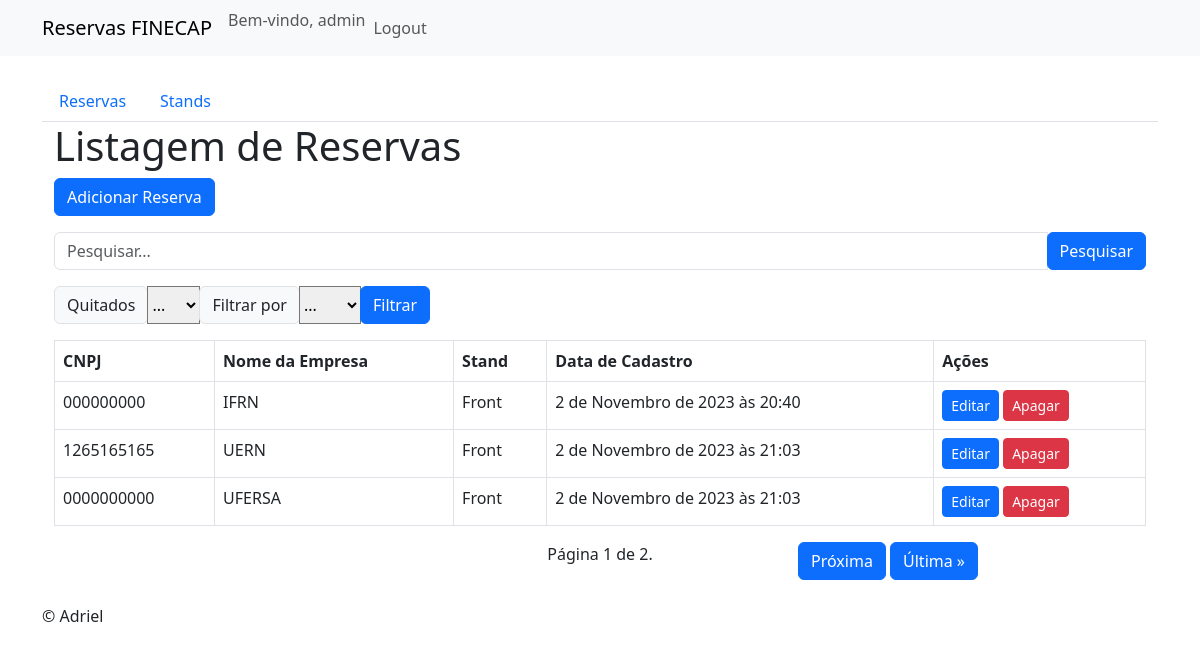
Before: / (signed in) with the older database file.
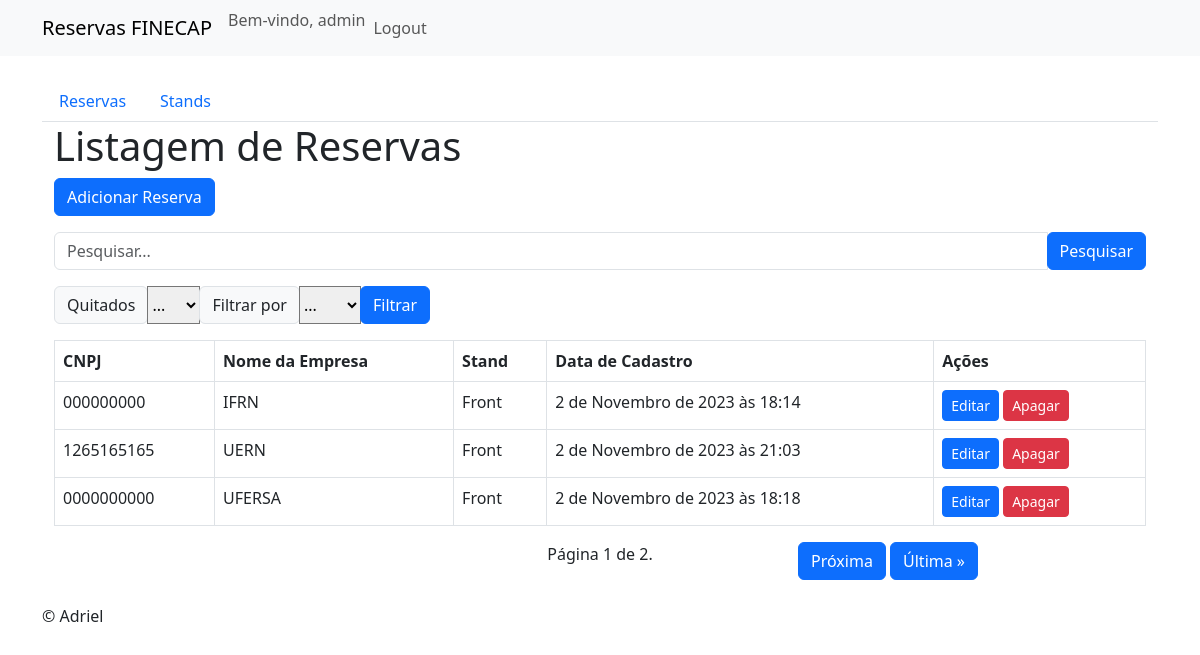
After: the same page with the newer database file.
### main/models.py (models this page shows, shortened)
class Reserva(models.Model):
    cnpj = models.CharField(max_length=20)
    nome_empresa = models.CharField(max_length=200)
    quitado = models.BooleanField(default=False)
    stand = models.ForeignKey(Stand, on_delete=models.CASCADE)
    data_cadastro = models.DateTimeField(auto_now_add=True)

class Stand(models.Model):
    localizacao = models.CharField(max_length=100)
    valor = models.DecimalField(
        verbose_name=("valor"),
        decimal_places=2,
        max_digits=6
    )
    def __str__(self):
        return self.localizacao

### main/views.py (the view, shortened to what this page needs)
# urls.py: path('', ListarReservasView.as_view(), name="listar_reservas"),
class ListarReservasView(LoginRequiredMixin,ListView):
    model = Reserva
    template_name = "finecap/index.html"
    context_object_name = "reservas"
    paginate_by = 3
    ordering = ["data_cadastro"]
    def get_queryset(self):
        filter_stand = self.request.GET.get('stand_filter', '')
        filter_quitado = self.request.GET.get('quitado_filter', '')
        queryset = Reserva.objects.all()
        filter_conditions = Q()
        if filter_quitado == "1":
            filter_conditions &= Q(quitado=True)
        if filter_quitado == "2":
            filter_conditions &= Q(quitado=False)
        stand_filters = {
            "1": "Front",
            "2": "Back",
            "3": "Left",
            "4": "Right",
        }
        if filter_stand in stand_filters:
            filter_conditions &= Q(stand__localizacao=stand_filters[filter_stand])
        if filter_conditions:
            queryset = queryset.filter(filter_conditions)
        else:
            queryset = Reserva.objects.all()
        return queryset
    def get_context_data(self, **kwargs):
        context = super().get_context_data(**kwargs)
        search_query = self.request.GET.get('search', '')
        context['search_query'] = search_query
        return context

### main/templates/finecap/index.html (shortened to what this page needs)
{% extends 'base.html' %}
{% block content %}
  <div class="container">
    <h1>Listagem de Reservas</h1>
    <a href="{% url 'criar_reservas' %}" class="btn btn-primary mb-3">Adicionar Reserva</a>
      <form class="input-group mb-3" method="GET" action="{% url 'listar_reservas' %}">
        <input type="text" class="form-control" placeholder="Pesquisar..." aria-label="Pesquisar..." aria-describedby="basic-addon2" name="search" value="{{ search_query }}" />
        <div class="input-group-append">
          <button class="btn btn-primary" type="submit" id="search-btn">Pesquisar</button>
        </div>
      </form>
      <form class="input-group mb-3 method="GET" action="{% url 'listar_reservas' %}">
        <div class="input-group-prepend">
            <label class="input-group-text" for="inputGroupSelect01">Quitados</label>
          </div>
          <select class="custom-select" id="inputGroupSelect01" name="quitado_filter">
            <option name="stand_filter" selected>...</option>
          </select>
        <div class="input-group-prepend">
          <label class="input-group-text" for="inputGroupSelect01">Filtrar por</label>
        </div>
        <select class="custom-select" id="inputGroupSelect01" name="stand_filter">
          <option name="stand_filter" selected>...</option>
        </select>
        <div class="input-group-append">
            <button class="btn btn-primary" type="submit" id="search-btn">Filtrar</button>
          </div>
      </form>
    <table class="table table-bordered">
      <thead>
        <tr>
          <th>CNPJ</th>
          <th>Nome da Empresa</th>
          <th>Stand</th>
          <th>Data de Cadastro</th>
          <th>Ações</th>
        </tr>
      </thead>
      <tbody>
        {% for reserva in reservas %}
          <tr>
            <td>{{ reserva.cnpj }}</td>
            <td>{{ reserva.nome_empresa }}</td>
            <td>{{ reserva.stand }}</td>
            <td>{{ reserva.data_cadastro }}</td>
            <td>
              <a href="{% url 'editar_reservas' reserva.pk %}" class="btn btn-primary btn-sm">Editar</a>
              <a href="{% url 'deletar_reservas' reserva.pk %}" class="btn btn-danger btn-sm">Apagar</a>
            </td>
          </tr>
        {% endfor %}
      </tbody>
    </table>
    <div class="row">
      <div class="col">
      </div>
      <div class="col text-center">
        <span class="current-page">Página {{ page_obj.number }} de {{ page_obj.paginator.num_pages }}.</span>
      </div>
      <div class="col text-right">
        {% if page_obj.has_next %}
          <a href="?page={{ page_obj.next_page_number }}" class="btn btn-primary">Próxima</a>
          <a href="?page={{ page_obj.paginator.num_pages }}" class="btn btn-primary">Última &raquo;</a>
        {% endif %}
      </div>
    </div>
  </div>
{% endblock %}

Changed rows visible on the page:
changed Reserva "IFRN": data_cadastro "2 de Novembro de 2023 às 20:40" → "2 de Novembro de 2023 às 18:14"
changed Reserva "UFERSA": data_cadastro "2 de Novembro de 2023 às 21:03" → "2 de Novembro de 2023 às 18:18"
